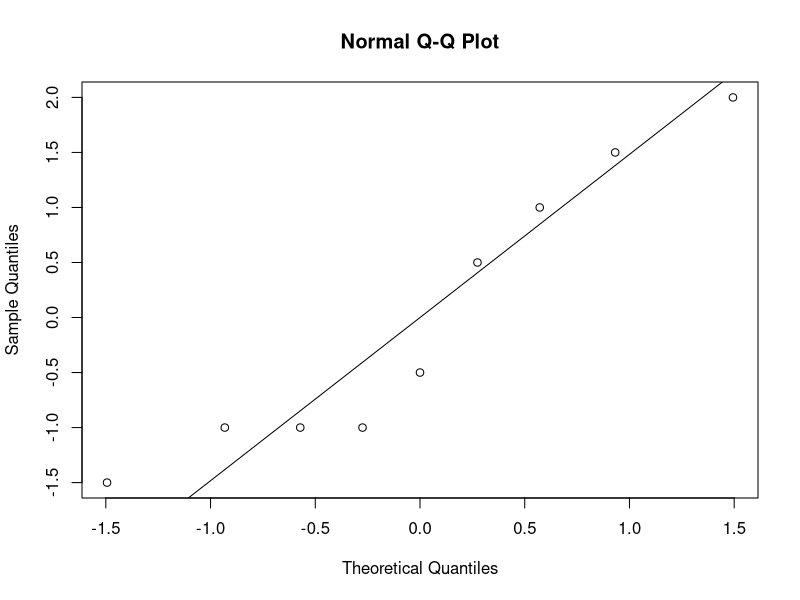
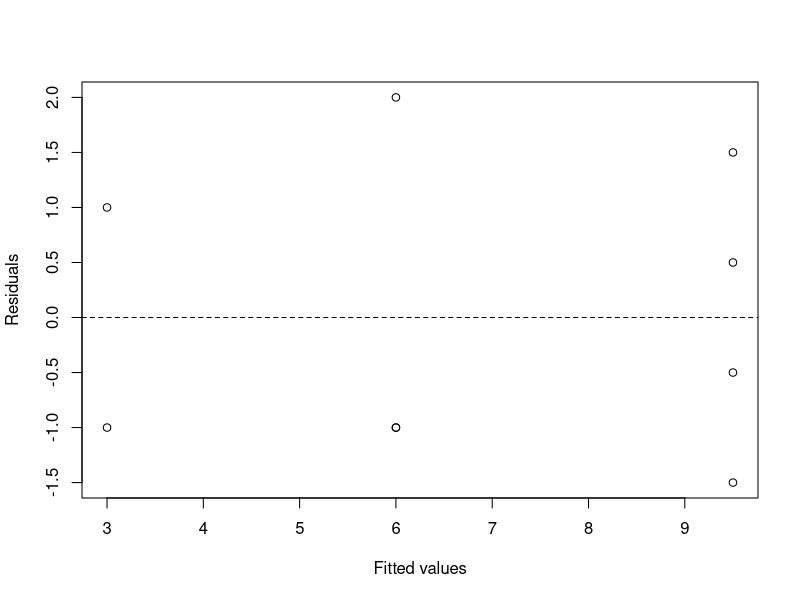

Source code (R) for these figures, in order:
# CPSC 440 Learning Atlas: standalone teaching example
# Chapter 08, section: unbalanced-anova-worked
# Run in a fresh R session; no external packages or data files are needed.
# Read the lesson for assumptions, data provenance, and interpretation.

y <- c(2,4, 5,5,8, 8,9,10,11)
group <- factor(rep(c("A","B","C"),c(2,3,4)))
fit <- aov(y ~ group)
summary(fit)
# Verify the decomposition using all observations.
sse <- sum(residuals(fit)^2)
sst <- sum((y-mean(y))^2)
c(grand_mean=mean(y),SS_between=sst-sse,SS_error=sse,SS_total=sst)
# Check model diagnostics; a small example cannot certify assumptions.
qqnorm(residuals(fit)); qqline(residuals(fit))
plot(fitted(fit),residuals(fit),xlab="Fitted values",ylab="Residuals")
abline(h=0,lty=2)
